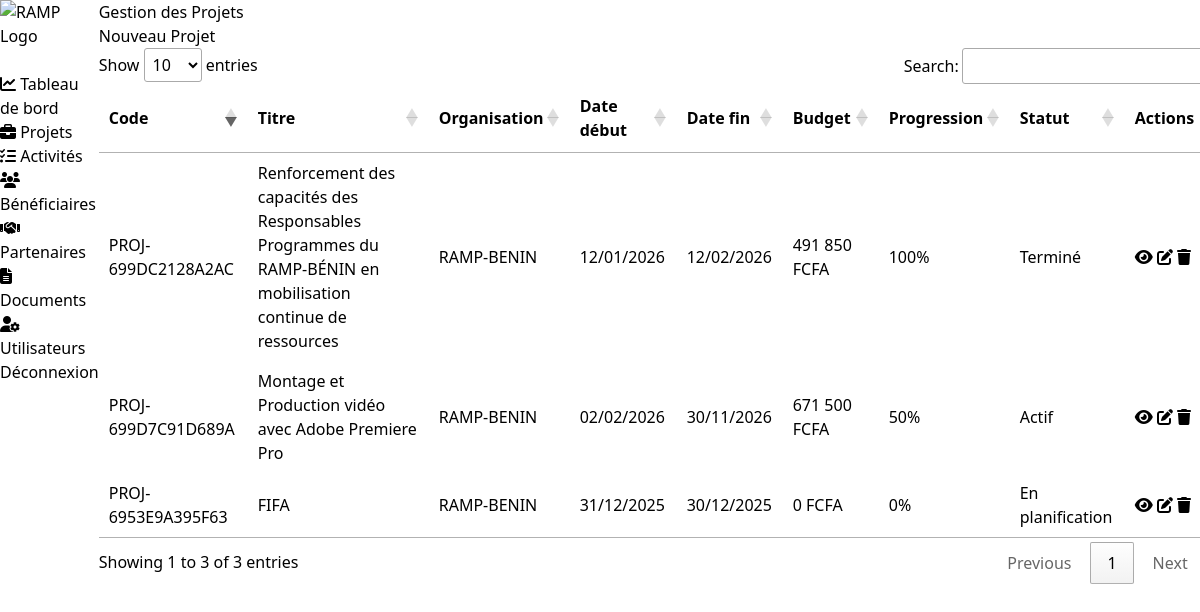
Page /pages/projets/index.php (signed in) on the committed database.
### tables this page shows
CREATE TABLE `projects` (
  `id` int(11) NOT NULL,
  `organization_id` int(11) NOT NULL,
  `code` varchar(50) NOT NULL,
  `title` varchar(200) NOT NULL,
  `description` text DEFAULT NULL,
  `start_date` date NOT NULL,
  `end_date` date DEFAULT NULL,
  `budget` decimal(15,2) DEFAULT 0.00,
  `status` enum('planning','active','completed','cancelled') DEFAULT 'planning',
  `progress` int(11) DEFAULT 0,
  `created_by` int(11) NOT NULL,
  `created_at` timestamp NOT NULL DEFAULT current_timestamp(),
  `updated_at` timestamp NOT NULL DEFAULT current_timestamp() ON UPDATE current_timestamp()
);

CREATE TABLE `organizations` (
  `id` int(11) NOT NULL,
  `name` varchar(200) NOT NULL,
  `code` varchar(50) NOT NULL,
  `description` text DEFAULT NULL,
  `address` text DEFAULT NULL,
  `phone` varchar(20) DEFAULT NULL,
  `email` varchar(100) DEFAULT NULL,
  `created_at` timestamp NOT NULL DEFAULT current_timestamp(),
  `updated_at` timestamp NOT NULL DEFAULT current_timestamp() ON UPDATE current_timestamp(),
  `status` enum('active','inactive') DEFAULT 'active'
);

### includes/autoload.php (called while the page is built, shortened)
<?php
spl_autoload_register(function ($class) {
    $file = CLASSES_PATH . '/' . $class . '.php';
});

### classes/Database.php (called while the page is built, shortened)
<?php
class Database {
    private static $instance = null;
    private $pdo;
    private function __construct() {
        try {
            $dsn = "mysql:host=" . DB_HOST;
            $dsn .= ";dbname=" . DB_NAME . ";charset=" . DB_CHARSET;
            $options = [
                PDO::ATTR_ERRMODE            => PDO::ERRMODE_EXCEPTION,
                PDO::ATTR_DEFAULT_FETCH_MODE => PDO::FETCH_ASSOC,
                PDO::ATTR_EMULATE_PREPARES   => false,
            ];
            $this->pdo = new PDO($dsn, DB_USER, DB_PASS, $options);
        } catch (PDOException $e) {
            error_log("Erreur de connexion à la base de données: " . $e->getMessage());
            die("Erreur de connexion à la base de données. Veuillez contacter l'administrateur.");
        }
    }
    public static function getInstance() {
        if (self::$instance === null) {
            self::$instance = new self();
        }
        return self::$instance;
    }
    public function getConnection() {
        return $this->pdo;
    }
}

### classes/Projet.php (called while the page is built, shortened)
<?php
class Projet {
    private $db;
    public function __construct() {
        $this->db = Database::getInstance()->getConnection();
    }
    public function getAll() {
        $stmt = $this->db->query("
            SELECT p.*, o.name as organization_name, u.full_name as created_by_name
            FROM projects p
            LEFT JOIN organizations o ON p.organization_id = o.id
            LEFT JOIN users u ON p.created_by = u.id
            ORDER BY p.created_at DESC
        ");
        return $stmt->fetchAll();
    }
}

### includes/functions.php (called while the page is built, shortened)
<?php
function escape($data) {
    return htmlspecialchars($data, ENT_QUOTES, 'UTF-8');
}
function formatDate($date, $includeTime = false) {
    $timestamp = strtotime($date);
    $format = $includeTime ? 'd/m/Y à H:i' : 'd/m/Y';
    return date($format, $timestamp);
}
function formatCurrency($amount, $currency = 'FCFA') {
    return number_format($amount, 0, ',', ' ') . ' ' . $currency;
}
function getStatusBadge($status, $type = 'project') {
    $badges = [
        'project' => [
            'planning' => '<span class="badge badge-warning">En planification</span>',
            'active' => '<span class="badge badge-success">Actif</span>',
            'completed' => '<span class="badge badge-info">Terminé</span>',
            'cancelled' => '<span class="badge badge-danger">Annulé</span>'
        ],
        'activity' => [
            'planned' => '<span class="badge badge-secondary">Planifié</span>',
            'in_progress' => '<span class="badge badge-success">En cours</span>',
            'completed' => '<span class="badge badge-info">Terminé</span>',
            'cancelled' => '<span class="badge badge-danger">Annulé</span>'
        ],
        'beneficiary' => [
            'active' => '<span class="badge badge-success">Actif</span>',
            'inactive' => '<span class="badge badge-secondary">Inactif</span>',
            'completed' => '<span class="badge badge-info">Terminé</span>'
        ],
        'general' => [
            'active' => '<span class="badge badge-success">Actif</span>',
            'inactive' => '<span class="badge badge-secondary">Inactif</span>'
        ]
    ];
    $statusKey = strtolower($status);
    if (isset($badges[$type][$statusKey])) {
        return $badges[$type][$statusKey];
    }
    return '<span class="badge badge-secondary">' . escape($status) . '</span>';
}

### pages/projets/index.php (the view, shortened to what this page needs)
<?php
require_once __DIR__ . '/../../includes/header.php';
$projetClass = new Projet();
$projects = $projetClass->getAll();
?>
<div class="container-fluid">
    <div class="page-header-actions">
        <h1 class="page-title-block">Gestion des Projets</h1>
        <a href="create.php" class="btn btn-success">Nouveau Projet</a>
    </div>
    <div class="card">
        <table id="projectsTable" class="table">
            <thead>
                <tr>
                    <th>Code</th>
                    <th>Titre</th>
                    <th>Organisation</th>
                    <th>Date début</th>
                    <th>Date fin</th>
                    <th>Budget</th>
                    <th>Progression</th>
                    <th>Statut</th>
                    <th>Actions</th>
                </tr>
            </thead>
            <tbody>
                <?php foreach ($projects as $project): ?>
                    <tr>
                        <td><?php echo escape($project['code']); ?></td>
                        <td><?php echo escape($project['title']); ?></td>
                        <td><?php echo escape($project['organization_name'] ?? '-'); ?></td>
                        <td><?php echo formatDate($project['start_date']); ?></td>
                        <td><?php echo formatDate($project['end_date']); ?></td>
                        <td><?php echo formatCurrency($project['budget']); ?></td>
                        <td>
                            <div class="progress-container">
                                <div class="progress-wrapper">
                                    <div class="progress-bar" style="width: <?php echo $project['progress']; ?>%;">
                                        <span class="progress-text"><?php echo $project['progress']; ?>%</span>
                                    </div>
                                </div>
                            </div>
                        </td>
                        <td>
                            <div class="status-badge-wrapper">
                                <?php echo getStatusBadge($project['status'], 'project'); ?>
                            </div>
                        </td>
                        <td class="actions-cell">
                            <div class="actions-group">
                                <a href="view.php?id=<?php echo $project['id']; ?>" class="btn-icon btn-icon-primary" title="Voir les détails">
                                    <i class="fas fa-eye"></i>
                                </a>
                                <a href="edit.php?id=<?php echo $project['id']; ?>" class="btn-icon btn-icon-success" title="Modifier">
                                    <i class="fas fa-edit"></i>
                                </a>
                                <a href="delete.php?id=<?php echo $project['id']; ?>" class="btn-icon btn-icon-danger"
                                   onclick="return confirm('Êtes-vous sûr de vouloir supprimer ce projet ?')" title="Supprimer">
                                    <i class="fas fa-trash"></i>
                                </a>
                            </div>
                        </td>
                    </tr>
                <?php endforeach; ?>
            </tbody>
        </table>
    </div>
</div>
<?php require_once __DIR__ . '/../../includes/footer.php'; ?>

### rows in the picture
projects: code "PROJ-699DC2128A2AC", title "Renforcement des capacités des Responsables Programmes du RAMP-BÉNIN en mobilisation continue de ressources", organization.name "RAMP-BENIN", start_date "12/01/2026", end_date "12/02/2026", budget "491 850 FCFA", progress "100", status "Terminé"
projects: code "PROJ-699D7C91D689A", title "Montage et Production vidéo avec Adobe Premiere Pro", organization.name "RAMP-BENIN", start_date "02/02/2026", end_date "30/11/2026", budget "671 500 FCFA", progress "50", status "Actif"
projects: code "PROJ-6953E9A395F63", title "FIFA", organization.name "RAMP-BENIN", start_date "31/12/2025", end_date "30/12/2025", budget "0 FCFA", progress "0", status "En planification"
